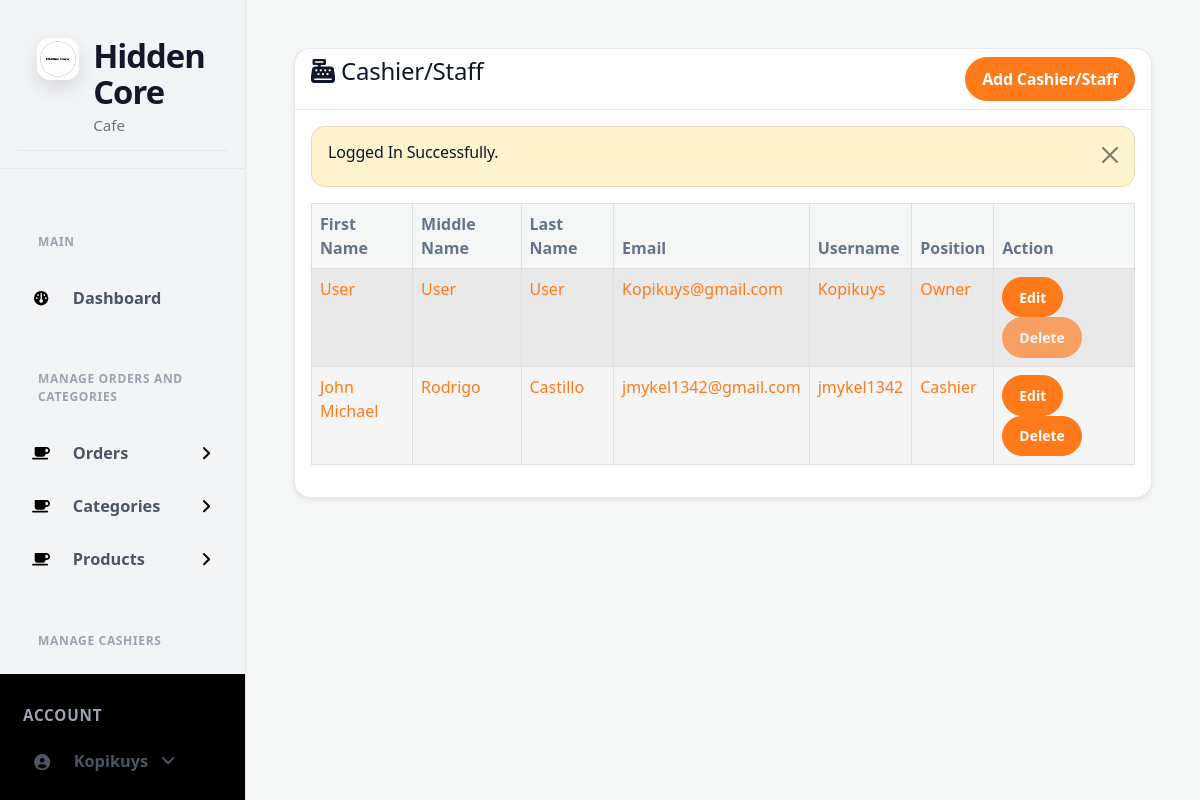
Screenshot of /admin/assets/admins.php (signed in) with the database file from the repository.
### tables this page shows
CREATE TABLE `cashier_staff` (
  `id` int(3) NOT NULL,
  `first_name` varchar(191) NOT NULL,
  `middle_name` varchar(191) NOT NULL,
  `last_name` varchar(191) NOT NULL,
  `email` varchar(191) NOT NULL,
  `username` varchar(191) NOT NULL,
  `password` varchar(191) NOT NULL,
  `position` varchar(191) NOT NULL,
  `created_at` timestamp NOT NULL DEFAULT current_timestamp()
);

### admin/assets/authentication.php (called while the page is built, shortened)
<?php
if(isset($_SESSION['loggedIn'])){
    $username = validate($_SESSION['loggedInUser']['username']);
    $query = "SELECT * FROM cashier_staff WHERE username ='$username' LIMIT 1";
    $result = mysqli_query($conn, $query);
}else{
    redirect('../../login.php', 'Please, Login to continue...');
}
?>

### admin/assets/admins.php (the view, shortened to what this page needs)
<?php include ('includes/header.php'); ?>
<link rel="stylesheet" href="https://cdnjs.cloudflare.com/ajax/libs/font-awesome/6.0.0/css/all.min.css">
<div class="container-fluid px-4">
    <div class="card mt-4 shadow-sm">
        <div class="card-header">
            <h4 class="mb-0">
                <i class="fas fa-cash-register"></i> Cashier/Staff
                <a href="admins-create.php" class="btn btn-primary float-end"> Add Cashier/Staff </a>
            </h4>
        </div>
        <div class="card-body">
            <?php
            $cashier_staff = getAll('cashier_staff');
            if(mysqli_num_rows($cashier_staff) > 0){
            ?>
            <div class="table-responsive">
                <table class="table table-striped table-bordered beige-table">
                    <thead>
                        <tr>
                            <th>First Name</th>
                            <th>Middle Name</th>
                            <th>Last Name</th>
                            <th>Email</th>
                            <th>Username</th>
                            <th>Position</th>
                            <th>Action</th>
                        </tr>
                    </thead>
                    <tbody>
                        <?php foreach($cashier_staff as $cashier_staffItem) :?>
                        <?php
                            $isSelf = ((int)($_SESSION['loggedInUser']['user_id'] ?? 0) === (int)$cashier_staffItem['id']);
                            $isSelfOwner = $isSelf && (strcasecmp((string)$cashier_staffItem['position'], 'Owner') === 0);
                        ?>
                        <tr>
                            <td><?= $cashier_staffItem['first_name'] ?></td>
                            <td><?= $cashier_staffItem['middle_name'] ?></td>
                            <td><?= $cashier_staffItem['last_name'] ?></td>
                            <td><?= $cashier_staffItem['email'] ?></td>
                            <td><?= $cashier_staffItem['username'] ?></td>
                            <td><?= $cashier_staffItem['position'] ?></td>
                            <td>
                                <a href="cashier_staff-edit.php?id=<?= $cashier_staffItem['id']; ?>" class="btn btn-success btn-sm">Edit</a>
                                <?php if($isSelfOwner): ?>
                                    <button type="button" class="btn btn-danger btn-sm" disabled title="Owner cannot delete own account">Delete</button>
                                <?php else: ?>
                                    <a href="cashier_staff-delete.php?id=<?= $cashier_staffItem['id']; ?>" class="btn btn-danger btn-sm">Delete</a>
                                <?php endif; ?>
                            </td>
                        </tr>
                        <?php endforeach; ?>
                    </tbody>
                </table>
            </div>
            <?php
            } else {
                echo '<h4 class="mb-0">No Record Found</h4>';
            }
            ?>
        </div>
    </div>
</div>
<?php include('includes/footer.php'); ?>

### admin/assets/css/custom.css (style rules this page uses)
:root { --hc-primary: #000000; --hc-secondary: #1A1A1A; --hc-bg: #FFFFFF; --hc-card: #F5F5F5; --hc-border: #E0E0E0; --hc-subtext: #555555; }
body { background-color: var(--hc-bg) !important; color: var(--hc-primary) !important; }
h1, h2, h3, h4, h5, h6, .h1, .h2, .h3, .h4, .h5, .h6 { color: var(--hc-primary) !important; }
.card { background-color: var(--hc-card) !important; border: 1px solid var(--hc-border) !important; }
.card-header { background-color: var(--hc-bg) !important; border-bottom: 1px solid var(--hc-border) !important; color: var(--hc-primary) !important; }
.btn-primary, .btn.btn-primary { background-color: var(--hc-primary) !important; border-color: var(--hc-primary) !important; color: #FFFFFF !important; }
table.beige-table, table.beige-table th, table.beige-table td { background-color: var(--hc-card) !important; color: var(--hc-primary) !important; border-color: var(--hc-border) !important; }
table.beige-table thead th { background-color: var(--hc-bg) !important; }
.btn-success, .btn-danger { background-color: var(--hc-primary) !important; border-color: var(--hc-primary) !important; color: #FFFFFF !important; }

### admin/assets/css/hc-admin-theme.css (style rules this page uses)
:root { --hc-bg:#f5f7f7; --hc-surface:#ffffff; --hc-surface-2:#f0f4f4; --hc-border:rgba(17,24,39,.10); --hc-text:#0f172a; --hc-muted:#64748b; --hc-primary:#ff7a1a; --hc-primary-600:#e76300; --hc-primary-50:#fff1e7; --hc-shadow:0 10px 30px rgba(15,23,42,.08); --hc-shadow-sm:0 6px 16px rgba(15,23,42,.06); --hc-radius:16px; --hc-radius-sm:12px; --hc-ring:0 0 0 .25rem rgba(255,122,26,.22); }
body.sb-nav-fixed { background:var(--hc-bg) !important; color:var(--hc-text) !important; }
h1,h2,h3,h4,h5,h6, .h1,.h2,.h3,.h4,.h5,.h6 { color:var(--hc-text) !important; letter-spacing:-.01em; }
.container-fluid.px-4, .container-fluid.px-2 { padding-left:1.25rem !important; padding-right:1.25rem !important; }
.card { background:var(--hc-surface) !important; border:1px solid var(--hc-border) !important; border-radius:var(--hc-radius) !important; box-shadow:var(--hc-shadow-sm); }
.card-header { background:transparent !important; border-bottom:1px solid var(--hc-border) !important; border-top-left-radius:var(--hc-radius) !important; border-top-right-radius:var(--hc-radius) !important; }
.btn, .btn.btn-primary, .btn.btn-secondary, .btn.btn-success, .btn.btn-danger { border-radius:999px !important; padding:.55rem 1rem; font-weight:600; box-shadow:none !important; }
.btn-primary, .btn.btn-primary { background:var(--hc-primary) !important; border-color:var(--hc-primary) !important; color:#fff !important; }
.btn-success, .btn.btn-success { background:var(--hc-primary) !important; border-color:var(--hc-primary) !important; color:#fff !important; }
.btn-danger, .btn.btn-danger { border-radius:999px !important; }
.table { --bs-table-bg:transparent; }
.table thead th { color:var(--hc-muted); font-weight:700; border-bottom:1px solid var(--hc-border) !important; }
.table tbody td { border-top:1px solid var(--hc-border) !important; }
.beige-table, .beige-table th, .beige-table td { background:transparent !important; color:var(--hc-text) !important; border-color:var(--hc-border) !important; }
.beige-table thead th { background:transparent !important; color:var(--hc-muted) !important; }

### rows the page displays
cashier_staff: first_name "User", middle_name "User", last_name "User", email "Kopikuys@gmail.com", username "Kopikuys", position "Owner", shows "Delete"
cashier_staff: first_name "John Michael", middle_name "Rodrigo", last_name "Castillo", email "jmykel1342@gmail.com", username "jmykel1342", position "Cashier"

### other values shown
$_SESSION['loggedInUser']['username'] "Kopikuys"
$_SESSION['status'] "Logged In Successfully."
